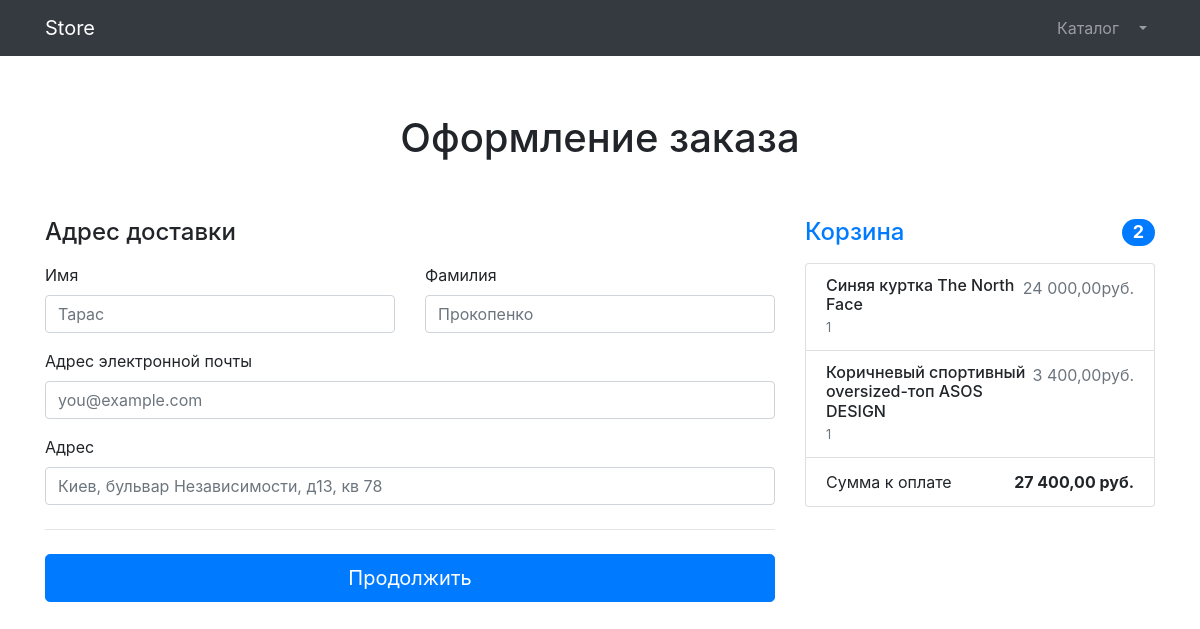
The page /orders/order-create/ (signed in) on the database as committed earlier.
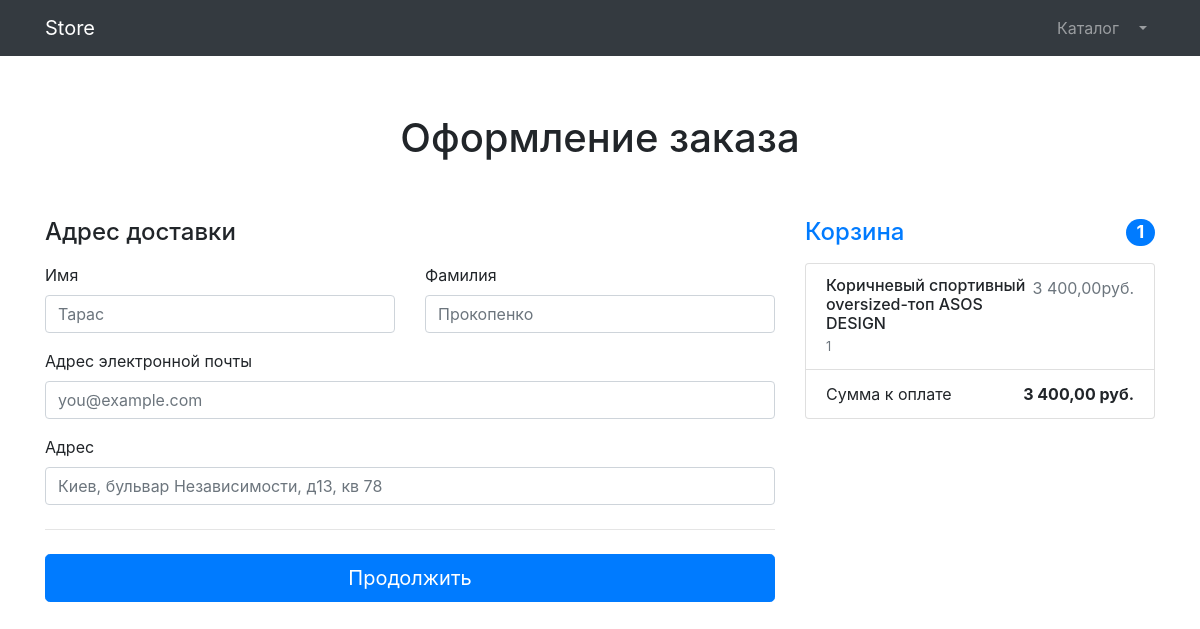
The same page on the database as committed later.
### products/models.py (models this page shows, shortened)
class Basket(models.Model):
    user = models.ForeignKey(to=User, on_delete=models.CASCADE)
    product = models.ForeignKey(to=Product, on_delete=models.CASCADE)
    quantity = models.PositiveSmallIntegerField(default=0)
    created_timestamp = models.DateTimeField(auto_now_add=True)
    objects = BasketQuerySet.as_manager()
    def summa(self):
        return self.product.price * self.quantity

class Product(models.Model):
    name = models.CharField(max_length=256)
    slug = models.SlugField(max_length=256, unique=True, db_index=True)
    description = models.TextField()
    price = models.DecimalField(max_digits=10, decimal_places=2)
    quantity = models.PositiveIntegerField(default=0)
    image = models.ImageField(upload_to='products_images')
    category = models.ForeignKey(to=ProductCategory, on_delete=models.CASCADE)
    is_visible = models.BooleanField(default=True)
    position = models.PositiveSmallIntegerField()
    class Meta:
        verbose_name = 'Product'
        verbose_name_plural = 'Products'

### orders/views.py (the view, shortened to what this page needs)
# urls.py: path('order-create/', OrderCreateView.as_view(), name='order-create'),
class OrderCreateView(TitleMixin, CreateView):
    template_name = 'orders/order-create.html'
    form_class = OrderForm
    success_url = reverse_lazy('orders:order-create')
    title = 'Store - Оформление заказа'

### orders/forms.py
class OrderForm(forms.ModelForm):
    first_name = forms.CharField(widget=forms.TextInput(attrs={'class': 'form-control', 'placeholder': 'Тарас'}))
    last_name = forms.CharField(widget=forms.TextInput(attrs={'class': 'form-control', 'placeholder': 'Прокопенко'}))
    email = forms.EmailField(widget=forms.EmailInput(attrs={'class': 'form-control', 'placeholder': 'you@example.com'}))
    address = forms.CharField(widget=forms.TextInput(attrs={
        'class': 'form-control', 'placeholder': 'Киев, бульвар Независимости, д13, кв 78',
    }))
    class Meta:
        model = Order
        fields = ('first_name', 'last_name', 'email', 'address')

### common/views.py (called while the page is built)
    def get_context_data(self, **kwargs):
        context = super(TitleMixin, self).get_context_data(**kwargs)
        context['title'] = self.title
        return context

### products/context_processors.py (called while the page is built)
def baskets(request):
    user = request.user
    return {'baskets': Basket.objects.filter(user=user) if user.is_authenticated else []}

### products/models.py (called while the page is built)
    def total_sum(self):
        return sum(basket.summa() for basket in self)

    def total_quantity(self):
        return sum(basket.quantity for basket in self)

### orders/templates/orders/order-create.html (shortened to what this page needs)
{% extends 'products/base.html' %}
{% load humanize %}
{% block content %}
    <section>
    <div class="alert alert-warning text-center" role="alert">
    </div>
    <div class="container">
        <div class="py-5 text-center">
            <h1>Оформление заказа</h1>
        </div>
        <div class="row g-5">
            <div class="col-md-5 col-lg-4 order-md-last">
                <h4 class="d-flex justify-content-between align-items-center mb-3">
                    <span class="text-primary">Корзина</span>
                    <span class="badge badge-primary badge-pill text-white">{{ baskets.total_quantity }}</span>
                </h4>
                <ul class="list-group mb-3">
                    {% for basket in baskets %}
                        <li class="list-group-item d-flex justify-content-between lh-sm">
                        <div>
                            <h6 class="my-0">{{ basket.product.name }}</h6>
                            <small class="text-muted">{{ basket.quantity }}</small>
                        </div>
                        <span class="text-muted">{{ basket.summa|intcomma }}руб.</span>
                    </li>
                    {% endfor %}
                    <li class="list-group-item d-flex justify-content-between">
                        <span>Сумма к оплате</span>
                        <strong>{{ baskets.total_sum|intcomma }} руб.</strong>
                    </li>
                </ul>
            </div>
            <div class="col-md-7 col-lg-8">
                <h4 class="mb-3">Адрес доставки</h4>
                <form action="{% url 'orders:order-create' %}" method="post">
                    <div class="row g-3">
                        <div class="col-sm-6">
                            <label for="{{ form.first.name.id_for_label }}" class="form-label">Имя</label>
                            {{ form.first_name }}
                        </div>
                        <div class="col-sm-6">
                            <label for="{{ form.last_name.id_for_label }}" class="form-label">Фамилия</label>
                            {{ form.last_name }}
                        </div>
                        <div class="col-12 mt-3">
                            <label for="{{ form.email.id_for_label }}" class="form-label">Адрес электронной почты</label>
                           {{ form.email }}
                        </div>
                        <div class="col-12 mt-3">
                            <label for="{{ form.email.address }}" class="form-label">Адрес</label>
                            {{ form.address }}
                        </div>
                    </div>
                    <hr class="my-4">
                    <button class="w-100 btn btn-primary btn-lg" type="submit">Продолжить</button>
                </form>
            </div>
        </div>
    </div>
    </section>
{% endblock %}

Rows that differ between the two databases and show on the page:
removed Basket: total_quantity "2", product.name "Синяя куртка The North Face", quantity "1", summa "24 000,00", total_sum "27 400,00"
Other text that changed with them:
{{ baskets.total_quantity }}: "2" → "1"
{{ baskets.total_sum|intcomma }}: "27 400,00" → "3 400,00"
